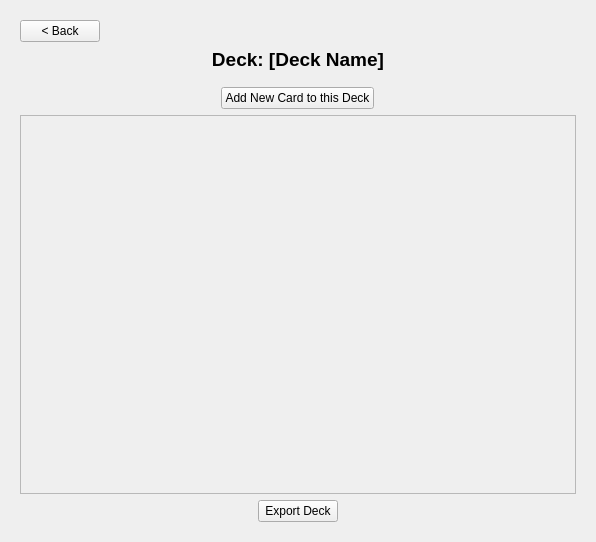
<?xml version="1.0" encoding="UTF-8"?>
<ui version="4.0">
 <class>MainWindow</class>
 <widget class="QWidget" name="MainWindow">
  <property name="geometry">
   <rect>
    <x>0</x>
    <y>0</y>
    <width>596</width>
    <height>542</height>
   </rect>
  </property>
  <property name="sizePolicy">
   <sizepolicy hsizetype="Expanding" vsizetype="Expanding">
    <horstretch>0</horstretch>
    <verstretch>0</verstretch>
   </sizepolicy>
  </property>
  <property name="windowTitle">
   <string>FlashcardApp</string>
  </property>
  <layout class="QVBoxLayout" name="verticalLayout_2">
   <item>
    <widget class="QStackedWidget" name="main_stackedWidget">
     <property name="sizePolicy">
      <sizepolicy hsizetype="Expanding" vsizetype="Expanding">
       <horstretch>0</horstretch>
       <verstretch>0</verstretch>
      </sizepolicy>
     </property>
     <property name="currentIndex">
      <number>5</number>
     </property>
     <widget class="QWidget" name="login_page">
      <layout class="QVBoxLayout" name="login_main_verticalLayout">
       <item>
        <layout class="QVBoxLayout" name="login_form_verticalLayout">
         <property name="leftMargin">
          <number>100</number>
         </property>
         <property name="topMargin">
          <number>7</number>
         </property>
         <property name="rightMargin">
          <number>100</number>
         </property>
         <property name="bottomMargin">
          <number>7</number>
         </property>
         <item>
          <widget class="QLabel" name="login_title_label">
           <property name="maximumSize">
            <size>
             <width>16777215</width>
             <height>50</height>
            </size>
           </property>
           <property name="text">
            <string>Welcome to Flashcard App</string>
           </property>
           <property name="alignment">
            <set>Qt::AlignCenter</set>
           </property>
          </widget>
         </item>
         <item>
          <layout class="QHBoxLayout" name="login_input_horizontalLayout">
           <item>
            <layout class="QVBoxLayout" name="login_fields_verticalLayout">
             <item>
              <widget class="QLabel" name="login_username_label">
               <property name="maximumSize">
                <size>
                 <width>16777215</width>
                 <height>20</height>
                </size>
               </property>
               <property name="text">
                <string>Username</string>
               </property>
               <property name="alignment">
                <set>Qt::AlignLeading|Qt::AlignLeft|Qt::AlignVCenter</set>
               </property>
              </widget>
             </item>
             <item>
              <widget class="QLineEdit" name="login_username_lineEdit"/>
             </item>
             <item>
              <widget class="QLabel" name="login_password_label">
               <property name="maximumSize">
                <size>
                 <width>16777215</width>
                 <height>20</height>
                </size>
               </property>
               <property name="text">
                <string>Password</string>
               </property>
               <property name="alignment">
                <set>Qt::AlignLeading|Qt::AlignLeft|Qt::AlignVCenter</set>
               </property>
              </widget>
             </item>
             <item>
              <widget class="QLineEdit" name="login_password_lineEdit">
               <property name="echoMode">
                <enum>QLineEdit::Password</enum>
               </property>
              </widget>
             </item>
            </layout>
           </item>
           <item>
            <widget class="QPushButton" name="login_submit_button">
             <property name="text">
              <string>Login</string>
             </property>
            </widget>
           </item>
          </layout>
         </item>
         <item>
          <widget class="QLabel" name="login_askRegister_label">
           <property name="maximumSize">
            <size>
             <width>16777215</width>
             <height>20</height>
            </size>
           </property>
           <property name="text">
            <string>Don't have an account yet?</string>
           </property>
           <property name="alignment">
            <set>Qt::AlignCenter</set>
           </property>
          </widget>
         </item>
         <item alignment="Qt::AlignHCenter">
          <widget class="QPushButton" name="login_goToRegister_button">
           <property name="maximumSize">
            <size>
             <width>100</width>
             <height>16777215</height>
            </size>
           </property>
           <property name="text">
            <string>Register</string>
           </property>
          </widget>
         </item>
        </layout>
       </item>
      </layout>
     </widget>
     <widget class="QWidget" name="register_page">
      <layout class="QVBoxLayout" name="register_main_verticalLayout">
       <item>
        <layout class="QVBoxLayout" name="register_form_verticalLayout">
         <property name="leftMargin">
          <number>0</number>
         </property>
         <property name="topMargin">
          <number>7</number>
         </property>
         <property name="rightMargin">
          <number>0</number>
         </property>
         <property name="bottomMargin">
          <number>7</number>
         </property>
         <item>
          <layout class="QHBoxLayout" name="register_header_horizontalLayout">
           <item>
            <widget class="QPushButton" name="register_goBackButton">
             <property name="maximumSize">
              <size>
               <width>100</width>
               <height>16777215</height>
              </size>
             </property>
             <property name="text">
              <string>&lt; Back</string>
             </property>
            </widget>
           </item>
           <item>
            <spacer name="register_header_horizontalSpacer">
             <property name="orientation">
              <enum>Qt::Horizontal</enum>
             </property>
             <property name="sizeType">
              <enum>QSizePolicy::Expanding</enum>
             </property>
             <property name="sizeHint" stdset="0">
              <size>
               <width>40</width>
               <height>20</height>
              </size>
             </property>
            </spacer>
           </item>
          </layout>
         </item>
         <item>
          <spacer name="verticalSpacer">
           <property name="orientation">
            <enum>Qt::Vertical</enum>
           </property>
           <property name="sizeType">
            <enum>QSizePolicy::Fixed</enum>
           </property>
           <property name="sizeHint" stdset="0">
            <size>
             <width>20</width>
             <height>40</height>
            </size>
           </property>
          </spacer>
         </item>
         <item>
          <widget class="QLabel" name="register_title_label">
           <property name="maximumSize">
            <size>
             <width>16777215</width>
             <height>50</height>
            </size>
           </property>
           <property name="text">
            <string>Create Your Account</string>
           </property>
           <property name="alignment">
            <set>Qt::AlignCenter</set>
           </property>
          </widget>
         </item>
         <item>
          <layout class="QVBoxLayout" name="register_content_verticalLayout">
           <property name="sizeConstraint">
            <enum>QLayout::SetDefaultConstraint</enum>
           </property>
           <property name="leftMargin">
            <number>100</number>
           </property>
           <property name="rightMargin">
            <number>100</number>
           </property>
           <item>
            <layout class="QHBoxLayout" name="register_input_horizontalLayout">
             <item>
              <layout class="QVBoxLayout" name="register_fields_verticalLayout">
               <item>
                <widget class="QLabel" name="register_username_label">
                 <property name="maximumSize">
                  <size>
                   <width>16777215</width>
                   <height>20</height>
                  </size>
                 </property>
                 <property name="text">
                  <string>Username</string>
                 </property>
                 <property name="alignment">
                  <set>Qt::AlignLeading|Qt::AlignLeft|Qt::AlignVCenter</set>
                 </property>
                </widget>
               </item>
               <item>
                <widget class="QLineEdit" name="register_username_lineEdit"/>
               </item>
               <item>
                <widget class="QLabel" name="register_password_label">
                 <property name="maximumSize">
                  <size>
                   <width>16777215</width>
                   <height>20</height>
                  </size>
                 </property>
                 <property name="text">
                  <string>Create New Password</string>
                 </property>
                 <property name="alignment">
                  <set>Qt::AlignLeading|Qt::AlignLeft|Qt::AlignVCenter</set>
                 </property>
                </widget>
               </item>
               <item>
                <widget class="QLineEdit" name="register_password_lineEdit">
                 <property name="echoMode">
                  <enum>QLineEdit::Password</enum>
                 </property>
                </widget>
               </item>
               <item>
                <widget class="QLabel" name="register_passwordConfirm_label">
                 <property name="maximumSize">
                  <size>
                   <width>16777215</width>
                   <height>20</height>
                  </size>
                 </property>
                 <property name="text">
                  <string>Input Password Again</string>
                 </property>
                 <property name="alignment">
                  <set>Qt::AlignLeading|Qt::AlignLeft|Qt::AlignVCenter</set>
                 </property>
                </widget>
               </item>
               <item>
                <widget class="QLineEdit" name="register_passwordConfirm_lineEdit">
                 <property name="echoMode">
                  <enum>QLineEdit::Password</enum>
                 </property>
                </widget>
               </item>
              </layout>
             </item>
             <item>
              <widget class="QPushButton" name="register_submit_button">
               <property name="text">
                <string>Register</string>
               </property>
              </widget>
             </item>
            </layout>
           </item>
          </layout>
         </item>
         <item>
          <spacer name="register_bottom_verticalSpacer">
           <property name="orientation">
            <enum>Qt::Vertical</enum>
           </property>
           <property name="sizeType">
            <enum>QSizePolicy::Expanding</enum>
           </property>
           <property name="sizeHint" stdset="0">
            <size>
             <width>20</width>
             <height>40</height>
            </size>
           </property>
          </spacer>
         </item>
        </layout>
       </item>
      </layout>
     </widget>
     <widget class="QWidget" name="dashboard_page">
      <layout class="QVBoxLayout" name="dashboard_main_verticalLayout">
       <item>
        <layout class="QVBoxLayout" name="dashboard_content_verticalLayout">
         <property name="leftMargin">
          <number>100</number>
         </property>
         <property name="topMargin">
          <number>7</number>
         </property>
         <property name="rightMargin">
          <number>100</number>
         </property>
         <property name="bottomMargin">
          <number>7</number>
         </property>
         <item>
          <layout class="QHBoxLayout" name="horizontalLayout_2">
           <item>
            <spacer name="horizontalSpacer">
             <property name="orientation">
              <enum>Qt::Horizontal</enum>
             </property>
             <property name="sizeHint" stdset="0">
              <size>
               <width>40</width>
               <height>20</height>
              </size>
             </property>
            </spacer>
           </item>
           <item>
            <widget class="QPushButton" name="dashboard_logout_button">
             <property name="text">
              <string>Log Out</string>
             </property>
            </widget>
           </item>
          </layout>
         </item>
         <item>
          <spacer name="verticalSpacer_2">
           <property name="orientation">
            <enum>Qt::Vertical</enum>
           </property>
           <property name="sizeType">
            <enum>QSizePolicy::Expanding</enum>
           </property>
           <property name="sizeHint" stdset="0">
            <size>
             <width>20</width>
             <height>30</height>
            </size>
           </property>
          </spacer>
         </item>
         <item>
          <widget class="QLabel" name="dashboard_title_label">
           <property name="maximumSize">
            <size>
             <width>16777215</width>
             <height>50</height>
            </size>
           </property>
           <property name="text">
            <string>Welcome to Dashboard</string>
           </property>
           <property name="alignment">
            <set>Qt::AlignCenter</set>
           </property>
          </widget>
         </item>
         <item>
          <layout class="QVBoxLayout" name="dashboard_actions_verticalLayout">
           <item>
            <widget class="QPushButton" name="dashboard_goToReview_button">
             <property name="text">
              <string>Review</string>
             </property>
            </widget>
           </item>
           <item>
            <widget class="QPushButton" name="dashboard_goToMyDecks_button">
             <property name="text">
              <string>My Decks</string>
             </property>
            </widget>
           </item>
           <item>
            <widget class="QPushButton" name="dashboard_goToStatistics_button">
             <property name="text">
              <string>Statistics</string>
             </property>
            </widget>
           </item>
          </layout>
         </item>
         <item>
          <spacer name="verticalSpacer_3">
           <property name="orientation">
            <enum>Qt::Vertical</enum>
           </property>
           <property name="sizeType">
            <enum>QSizePolicy::Expanding</enum>
           </property>
           <property name="sizeHint" stdset="0">
            <size>
             <width>20</width>
             <height>100</height>
            </size>
           </property>
          </spacer>
         </item>
        </layout>
       </item>
      </layout>
     </widget>
     <widget class="QWidget" name="review_page">
      <layout class="QVBoxLayout" name="review_main_verticalLayout">
       <item>
        <layout class="QHBoxLayout" name="review_header_horizontalLayout">
         <item>
          <widget class="QPushButton" name="review_goBackButton">
           <property name="text">
            <string>&lt; Back</string>
           </property>
          </widget>
         </item>
         <item>
          <spacer name="review_header_horizontalSpacer">
           <property name="orientation">
            <enum>Qt::Horizontal</enum>
           </property>
           <property name="sizeType">
            <enum>QSizePolicy::Expanding</enum>
           </property>
           <property name="sizeHint" stdset="0">
            <size>
             <width>40</width>
             <height>20</height>
            </size>
           </property>
          </spacer>
         </item>
        </layout>
       </item>
       <item>
        <widget class="QLabel" name="review_title_label">
         <property name="maximumSize">
          <size>
           <width>16777215</width>
           <height>50</height>
          </size>
         </property>
         <property name="text">
          <string>Review Cards</string>
         </property>
         <property name="alignment">
          <set>Qt::AlignCenter</set>
         </property>
        </widget>
       </item>
       <item>
        <layout class="QVBoxLayout" name="review_cardArea_verticalLayout">
         <property name="sizeConstraint">
          <enum>QLayout::SetMinimumSize</enum>
         </property>
         <item>
          <widget class="QLabel" name="review_cardDisplay_label">
           <property name="maximumSize">
            <size>
             <width>16777215</width>
             <height>200</height>
            </size>
           </property>
           <property name="text">
            <string>Front Text</string>
           </property>
           <property name="alignment">
            <set>Qt::AlignCenter</set>
           </property>
          </widget>
         </item>
         <item alignment="Qt::AlignHCenter">
          <widget class="QPushButton" name="review_showAnswer_button">
           <property name="maximumSize">
            <size>
             <width>100</width>
             <height>16777215</height>
            </size>
           </property>
           <property name="text">
            <string>Show Answer</string>
           </property>
          </widget>
         </item>
         <item>
          <layout class="QHBoxLayout" name="review_difficulty_horizontalLayout">
           <item>
            <widget class="QPushButton" name="review_easy_button">
             <property name="maximumSize">
              <size>
               <width>70</width>
               <height>16777215</height>
              </size>
             </property>
             <property name="text">
              <string>Easy</string>
             </property>
            </widget>
           </item>
           <item>
            <widget class="QPushButton" name="review_medium_button">
             <property name="maximumSize">
              <size>
               <width>70</width>
               <height>16777215</height>
              </size>
             </property>
             <property name="text">
              <string>Medium</string>
             </property>
            </widget>
           </item>
           <item>
            <widget class="QPushButton" name="review_hard_button">
             <property name="maximumSize">
              <size>
               <width>70</width>
               <height>16777215</height>
              </size>
             </property>
             <property name="text">
              <string>Hard</string>
             </property>
            </widget>
           </item>
          </layout>
         </item>
        </layout>
       </item>
      </layout>
     </widget>
     <widget class="QWidget" name="myDecks_page">
      <layout class="QVBoxLayout" name="myDecks_main_verticalLayout">
       <item>
        <layout class="QHBoxLayout" name="myDecks_header_horizontalLayout">
         <item alignment="Qt::AlignLeft">
          <widget class="QPushButton" name="myDecks_goBackButton">
           <property name="maximumSize">
            <size>
             <width>100</width>
             <height>16777215</height>
            </size>
           </property>
           <property name="text">
            <string>&lt; Back</string>
           </property>
          </widget>
         </item>
         <item>
          <spacer name="myDecks_header_horizontalSpacer">
           <property name="orientation">
            <enum>Qt::Horizontal</enum>
           </property>
           <property name="sizeType">
            <enum>QSizePolicy::Expanding</enum>
           </property>
           <property name="sizeHint" stdset="0">
            <size>
             <width>40</width>
             <height>20</height>
            </size>
           </property>
          </spacer>
         </item>
        </layout>
       </item>
       <item>
        <layout class="QVBoxLayout" name="myDecks_content_verticalLayout">
         <item>
          <widget class="QLabel" name="myDecks_title_label">
           <property name="maximumSize">
            <size>
             <width>16777215</width>
             <height>50</height>
            </size>
           </property>
           <property name="text">
            <string>My Decks</string>
           </property>
           <property name="alignment">
            <set>Qt::AlignCenter</set>
           </property>
          </widget>
         </item>
         <item>
          <widget class="QStackedWidget" name="myDecks_list_stackedWidget">
           <property name="currentIndex">
            <number>1</number>
           </property>
           <widget class="QWidget" name="myDecks_noDecks_page">
            <layout class="QVBoxLayout" name="myDecks_noDecks_outer_verticalLayout">
             <item>
              <layout class="QVBoxLayout" name="myDecks_noDecks_verticalLayout">
               <item>
                <widget class="QLabel" name="myDecks_noDecks_info_label">
                 <property name="text">
                  <string>There is no deck available.</string>
                 </property>
                 <property name="alignment">
                  <set>Qt::AlignCenter</set>
                 </property>
                </widget>
               </item>
              </layout>
             </item>
            </layout>
           </widget>
           <widget class="QWidget" name="myDecks_list_page">
            <layout class="QVBoxLayout" name="myDecks_list_main_verticalLayout">
             <item>
              <widget class="QScrollArea" name="myDecks_list_scrollArea">
               <property name="widgetResizable">
                <bool>true</bool>
               </property>
               <widget class="QWidget" name="myDecks_list_scrollArea_content_widget">
                <property name="geometry">
                 <rect>
                  <x>0</x>
                  <y>0</y>
                  <width>550</width>
                  <height>424</height>
                 </rect>
                </property>
                <layout class="QVBoxLayout" name="myDecks_list_scrollArea_outer_verticalLayout">
                 <item>
                  <layout class="QVBoxLayout" name="myDecks_list_verticalLayout"/>
                 </item>
                 <item>
                  <spacer name="myDecks_list_verticalSpacer">
                   <property name="orientation">
                    <enum>Qt::Vertical</enum>
                   </property>
                   <property name="sizeType">
                    <enum>QSizePolicy::Expanding</enum>
                   </property>
                   <property name="sizeHint" stdset="0">
                    <size>
                     <width>20</width>
                     <height>40</height>
                    </size>
                   </property>
                  </spacer>
                 </item>
                </layout>
               </widget>
              </widget>
             </item>
            </layout>
           </widget>
          </widget>
         </item>
         <item>
          <layout class="QHBoxLayout" name="myDecks_list_actions_horizontalLayout">
           <item>
            <widget class="QPushButton" name="myDecks_list_create_button">
             <property name="maximumSize">
              <size>
               <width>120</width>
               <height>16777215</height>
              </size>
             </property>
             <property name="text">
              <string>Create New Deck</string>
             </property>
            </widget>
           </item>
           <item>
            <widget class="QPushButton" name="myDecks_list_import_button">
             <property name="maximumSize">
              <size>
               <width>100</width>
               <height>16777215</height>
              </size>
             </property>
             <property name="text">
              <string>Import Deck</string>
             </property>
            </widget>
           </item>
          </layout>
         </item>
        </layout>
       </item>
      </layout>
     </widget>
     <widget class="QWidget" name="card_list_page">
      <layout class="QVBoxLayout" name="card_list_main_verticalLayout">
       <item>
        <layout class="QHBoxLayout" name="card_list_header_horizontalLayout">
         <item alignment="Qt::AlignLeft">
          <widget class="QPushButton" name="card_list_goBackButton">
           <property name="maximumSize">
            <size>
             <width>150</width>
             <height>16777215</height>
            </size>
           </property>
           <property name="text">
            <string>&lt; Back</string>
           </property>
          </widget>
         </item>
         <item>
          <spacer name="card_list_header_horizontalSpacer">
           <property name="orientation">
            <enum>Qt::Horizontal</enum>
           </property>
           <property name="sizeType">
            <enum>QSizePolicy::Expanding</enum>
           </property>
           <property name="sizeHint" stdset="0">
            <size>
             <width>40</width>
             <height>20</height>
            </size>
           </property>
          </spacer>
         </item>
        </layout>
       </item>
       <item>
        <widget class="QLabel" name="card_list_deck_name_label">
         <property name="font">
          <font>
           <pointsize>14</pointsize>
           <weight>75</weight>
           <bold>true</bold>
          </font>
         </property>
         <property name="styleSheet">
          <string notr="true">margin-bottom: 10px;</string>
         </property>
         <property name="text">
          <string>Deck: [Deck Name]</string>
         </property>
         <property name="alignment">
          <set>Qt::AlignCenter</set>
         </property>
        </widget>
       </item>
       <item alignment="Qt::AlignHCenter">
        <widget class="QPushButton" name="card_list_add_card_button">
         <property name="maximumSize">
          <size>
           <width>200</width>
           <height>16777215</height>
          </size>
         </property>
         <property name="text">
          <string>Add New Card to this Deck</string>
         </property>
        </widget>
       </item>
       <item>
        <widget class="QScrollArea" name="card_list_scrollArea">
         <property name="widgetResizable">
          <bool>true</bool>
         </property>
         <widget class="QWidget" name="card_list_scrollArea_content_widget">
          <property name="geometry">
           <rect>
            <x>0</x>
            <y>0</y>
            <width>566</width>
            <height>400</height>
           </rect>
          </property>
          <layout class="QVBoxLayout" name="card_list_verticalLayout"/>
         </widget>
        </widget>
       </item>
       <item alignment="Qt::AlignHCenter">
        <widget class="QPushButton" name="card_list_export_deck_button">
         <property name="maximumSize">
          <size>
           <width>200</width>
           <height>16777215</height>
          </size>
         </property>
         <property name="text">
          <string>Export Deck</string>
         </property>
        </widget>
       </item>
      </layout>
     </widget>
     <widget class="QWidget" name="statistics_page">
      <layout class="QVBoxLayout" name="verticalLayout_3">
       <item>
        <layout class="QHBoxLayout" name="statistics_horizontalLayout">
         <item>
          <widget class="QPushButton" name="statistics_goBackButton">
           <property name="text">
            <string>&lt; Back</string>
           </property>
          </widget>
         </item>
         <item>
          <spacer name="horizontalSpacer_2">
           <property name="orientation">
            <enum>Qt::Horizontal</enum>
           </property>
           <property name="sizeHint" stdset="0">
            <size>
             <width>40</width>
             <height>20</height>
            </size>
           </property>
          </spacer>
         </item>
        </layout>
       </item>
       <item>
        <layout class="QVBoxLayout" name="statistics_verticalLayout">
         <item>
          <widget class="QLabel" name="statistics_title_label">
           <property name="text">
            <string>Decks Statistics</string>
           </property>
           <property name="alignment">
            <set>Qt::AlignCenter</set>
           </property>
          </widget>
         </item>
         <item>
          <layout class="QVBoxLayout" name="verticalLayout">
           <item>
            <widget class="QLabel" name="stats_totalDecks_label">
             <property name="text">
              <string>Total Decks:</string>
             </property>
             <property name="alignment">
              <set>Qt::AlignCenter</set>
             </property>
            </widget>
           </item>
           <item>
            <widget class="QLabel" name="stats_totalCards_label">
             <property name="text">
              <string>Total Decks:</string>
             </property>
             <property name="alignment">
              <set>Qt::AlignCenter</set>
             </property>
            </widget>
           </item>
           <item>
            <widget class="QLabel" name="stats_finishedCards_label">
             <property name="text">
              <string>Learned Cards:</string>
             </property>
             <property name="alignment">
              <set>Qt::AlignCenter</set>
             </property>
            </widget>
           </item>
           <item>
            <widget class="QLabel" name="stats_dueToday_label">
             <property name="text">
              <string>Cards Due Today:</string>
             </property>
             <property name="alignment">
              <set>Qt::AlignCenter</set>
             </property>
            </widget>
           </item>
          </layout>
         </item>
        </layout>
       </item>
      </layout>
     </widget>
    </widget>
   </item>
  </layout>
 </widget>
 <resources/>
 <connections/>
</ui>
